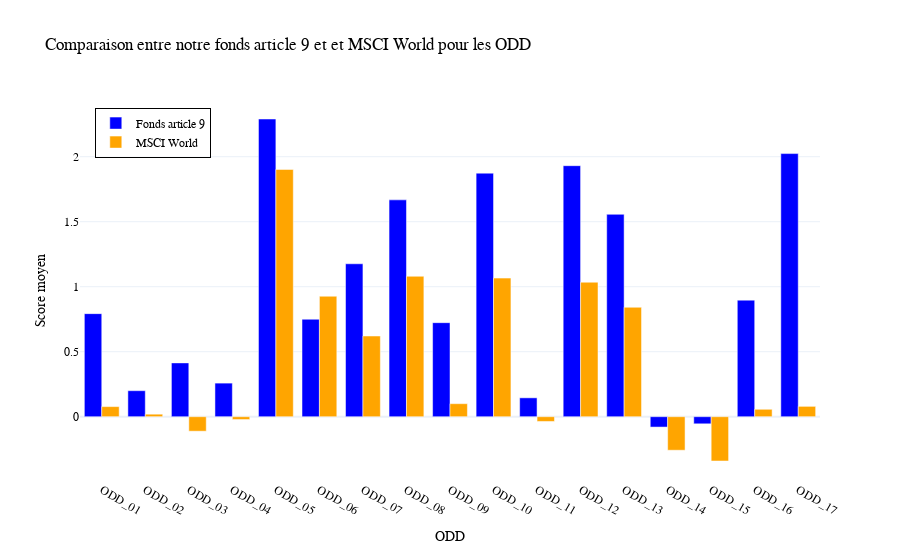

Notebook source saved alongside this figure:
### Markdown cell above
### Visualisations des résultats

### Code cell
# 📌 Calcul des valeurs pour df6 (portefeuille optimisé)
df6_values = [
    (df_fin['Poids'] * df_fin[metric]).sum() if metric in df_fin.columns else None for metric in odds
]

# 📌 Calcul des valeurs pour df (MSCI World)
df_values = [
    (df['Weight in MSCI World'] * df[metric]).sum() if metric in df.columns else None for metric in odds
]

# 📌 Création du graphique
x = np.arange(len(odds))  # Indices des barres

fig = go.Figure()

# 🔹 Barres pour le portefeuille optimisé (df6)
fig.add_trace(go.Bar(
    x=["ODD_" + x.split("_")[1] for x in odds],
    y=df6_values,
    name="Fonds article 9",
    marker_color='blue'
))

# 🔹 Barres pour MSCI World (df)
fig.add_trace(go.Bar(
    x=["ODD_" + x.split("_")[1] for x in odds],
    y=df_values,
    name="MSCI World",
    marker_color='orange'
))

# 📌 Personnalisation du graphique
fig.update_layout(
    title="Comparaison entre notre fonds article 9 et et MSCI World pour les ODD",
    xaxis_title="ODD",
    yaxis_title="Score moyen",
    barmode='group',
    template='plotly_white',  # Thème professionnel
    font=dict(
        family="Arial, sans-serif",
        size=12,
        color="black"
    ),
    legend=dict(
        x=0.02, y=0.98,
        bgcolor='rgba(255,255,255,0.7)',
        bordercolor='black',
        borderwidth=1
    )
)

# 📌 Affichage
fig.show()

### Figure 1 — Plotly figure (JSON) as saved in the notebook; plotly's stock layout.template omitted (floating-point values rounded to 4 significant figures)
{"data": [{"marker": {"color": "blue"}, "name": "Fonds article 9", "type": "bar", "x": ["ODD_01", "ODD_02", "ODD_03", "ODD_04", "ODD_05", "ODD_06", "ODD_07", "ODD_08", "ODD_09", "ODD_10", "ODD_11", "ODD_12", "ODD_13", "ODD_14", "ODD_15", "ODD_16", "ODD_17"], "y": [0.7927, 0.2, 0.4139, 0.2583, 2.29, 0.7497, 1.176, 1.668, 0.7232, 1.873, 0.1451, 1.931, 1.557, -0.07988, -0.05488, 0.8965, 2.024]}, {"marker": {"color": "orange"}, "name": "MSCI World", "type": "bar", "x": ["ODD_01", "ODD_02", "ODD_03", "ODD_04", "ODD_05", "ODD_06", "ODD_07", "ODD_08", "ODD_09", "ODD_10", "ODD_11", "ODD_12", "ODD_13", "ODD_14", "ODD_15", "ODD_16", "ODD_17"], "y": [0.07758, 0.01934, -0.1115, -0.02208, 1.902, 0.9267, 0.6206, 1.08, 0.1, 1.066, -0.03664, 1.034, 0.8416, -0.2579, -0.3408, 0.05702, 0.07954]}], "layout": {"barmode": "group", "font": {"color": "black", "family": "Arial, sans-serif", "size": 12}, "legend": {"bgcolor": "rgba(255,255,255,0.7)", "bordercolor": "black", "borderwidth": 1, "x": 0.02, "y": 0.98}, "title": {"text": "Comparaison entre notre fonds article 9 et et MSCI World pour les ODD"}, "xaxis": {"title": {"text": "ODD"}}, "yaxis": {"title": {"text": "Score moyen"}}}}
